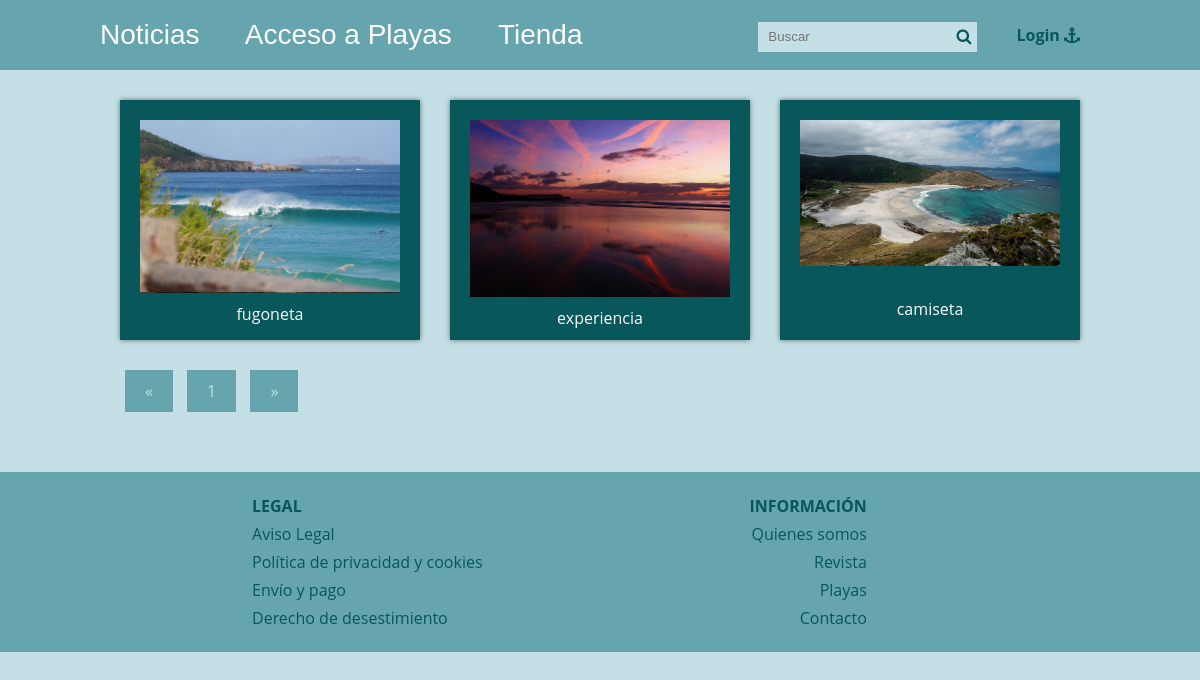
The page /blog/tienda.php on the database as committed earlier.
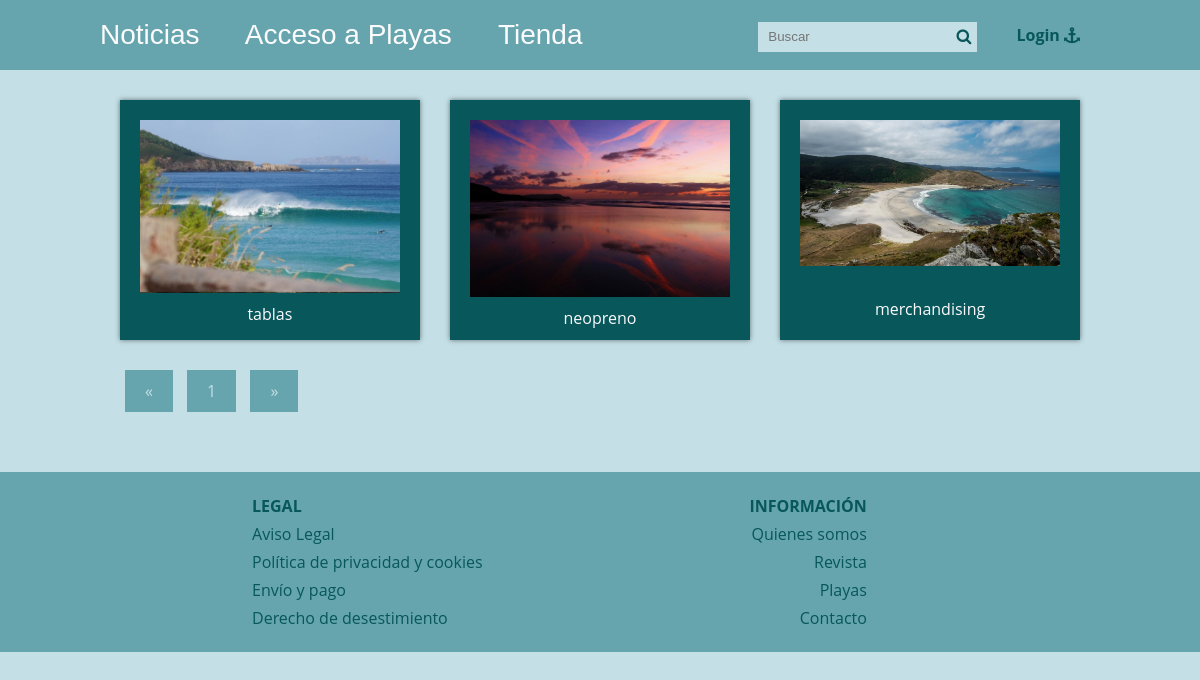
The same page on the database as committed later.
### tables this page shows
CREATE TABLE IF NOT EXISTS Categorias_Productos (
    CodCat INT PRIMARY KEY,
    nombre VARCHAR(100) NOT NULL, 
    imagen VARCHAR(255), 
    descripcion VARCHAR(255)
);

### blog/admin/config.php (called while the page is built, shortened)
<?php
$blog_config = array(
    'post_por_pagina' => '6',
    'carpeta_imagenes' => 'imagenes/',
);
?>

### blog/functions.php (called while the page is built, shortened)
<?php
function numero_paginas($post_por_pagina, $conexion){
        $total_post = $conexion->prepare('SELECT FOUND_ROWS() as total');
        $total_post->execute();
        $total_post = $total_post->fetch()['total'];
        $numero_paginas = ceil($total_post / $post_por_pagina);
        return $numero_paginas;
}
function pagina_actual(){
    return isset($_GET['p']) ? (int)$_GET['p'] : 1;
}
function obtener_post_categorias($post_por_pagina, $conexion){
    $inicio = (pagina_actual() > 1 ? pagina_actual() * $post_por_pagina - $post_por_pagina : 0);
    $sentencia = $conexion->prepare("SELECT SQL_CALC_FOUND_ROWS * FROM Categorias_Productos LIMIT $inicio, $post_por_pagina");
    $sentencia->execute();
    return $sentencia->fetchAll();
}
?>

### blog/views/tienda.view.php (the view)
<?php require 'header.php'; ?>
    <div class="container">
    <?php foreach($posts as $post): ?>
    <div class="square">
        <div class="image-container">
        <img src="<?php echo RUTA; ?>/imagenes/productos/<?php echo $post['imagen']; ?>" alt="">
        </div>
                <a href="Categorias_Productos.php?id=<?php echo $post['CodCat']; ?>">
                <div class="content"><?php echo $post['nombre']; ?></div>
    </a>
    </div>
<?php endforeach; ?>
        <?php   require 'paginacion.php'; ?>
    </div>
    <?php  require 'footer.php' ; ?>

### blog/tienda.php (shortened to what this page needs)
<!DOCTYPE html>
<html lang="en">
<head>
</head>
<body>
    <?php
    require 'admin/config.php';
    require 'functions.php';
    $conexion = conexion($bd_config);
    $posts = obtener_post_categorias($blog_config['post_por_pagina'], $conexion);
    require 'views/tienda.view.php';
    ?>
</body>
</html>

### blog/views/header.php (shortened to what this page needs)
<!DOCTYPE html>
<html lang="en">
<head>
    <link href='https://font.googleapis.com/css?family=Open+Sans' rel='stylesheet' type='text/css'>
    <link href='https://font.googleapis.com/css?family=Oswald' rel='stylesheet' type='text/css'>
    <link rel="stylesheet" href="https://maxcdn.bootstrapcdn.com/font-awesome/4.5.0/css/font-awesome.min.css">
    <link rel="stylesheet" href="<?php echo RUTA; ?>css/estilos.css">
    <link rel="stylesheet" href="<?php echo RUTA; ?>css/views.css">
</head>
<body>
    <header>
    <div class="contenedor">
    <div class="logo izquierda">
                <p><a href="<?php echo RUTA; ?>">Noticias</a></p>
</div>
            <div class="logo izquierda">
                <p><a href="http://localhost/php_udemy/blog/playas.php">&nbsp; &nbsp; &nbsp; Acceso a Playas</a></p>
            </div>
            <div class="logo izquierda">
                <p><a href="http://localhost/php_udemy/blog/tienda.php">&nbsp; &nbsp; &nbsp; Tienda</a></p>
            </div>
            <div class="derecha">
                <form name="busqueda" class="buscar" action="<?php echo RUTA; ?>/buscador_mejorado.php" method="get">
                    <input type="text" name="busqueda" placeholder="Buscar">
                    <button type="submit" class="icono fa fa-search"></button>
            </form>
            <nav class="menu">
                <ul>
                    <li><a href="http://localhost/php_udemy/blog/login.php">Login <i class="fa fa-anchor"></i></a></li>
                </ul>
            </nav>
            </div>
        </div>
    </header>

### blog/paginacion.php
<?php $numero_paginas = numero_paginas($blog_config['post_por_pagina'], $conexion); ?>
<section class="paginacion">
    <ul>
        <?php if (pagina_actual() === 1): ?>
              <li class="disabled">&laquo;</li>
        <?php else: ?>
            <li><a href="index.php?p=<?php echo pagina_actual() - 1 ?>">&laquo;</a></li>
            <?php endif; ?>
            <?php for($i = 1; $i <= $numero_paginas; $i++): ?>
                <?php if(pagina_actual() === $i): ?>
                    <li class="active">
                        <?php  echo $i; ?>
                    </li>
                <?php else: ?>
                <li><a href="index.php?p=<?php echo $i; ?>"><?php echo $i ?></a> </li>
                <?php  endif; ?>
            <?php endfor; ?>
                <?php if(pagina_actual() == $numero_paginas): ?>
                    <li class="disabled">&raquo;</li>
                <?php else: ?>
                <li><a href="index.php?p=<?php echo pagina_actual() + 1;?>">&raquo;</a></li>
                <?php endif; ?>
    </ul>
</section>

### blog/footer.php (shortened to what this page needs)
<head>
</head>
<body>
<div class="footer">
        <div class="footer-left">
            <p><strong>LEGAL</strong></p>
            <p><a href="#">Aviso Legal</a></p>
            <p><a href="#">Política de privacidad y cookies</a></p>
            <p><a href="#">Envío y pago</a></p>
            <p><a href="#">Derecho de desestimiento</a></p>
        </div>
        <div class="footer-right">
            <p><strong>INFORMACIÓN</strong></p>
            <p><a href="Index.php">Quienes somos</a></p>
            <p><a href="Index.php">Revista</a></p>
            <p><a href="#">Playas</a></p>
            <p><a href="#">Contacto</a></p>
        </div>
</div>

### blog/css/estilos.css (style rules this page uses)
:root { --color4: #003b46; --color2: #07575b; --color3: #66a5ad; --color1: #c4dfe6; --color5: #fbfbfd; }
* { margin: 0; padding: 0; -webkit-box-sizing: border-box; -moz-box-sizing: border-box; box-sizing: border-box; }
body { font-size: 16px; font-family: 'Open Sans', sans-serif; background: var(--color1); color: var(--color2); margin: 0; }
a { text-decoration: none; color: var(--color5); }
.contenedor { max-width: 1000px; width: 90%; margin: auto; }
.izquierda { float: left; }
.derecha { float: right; }
header { color: var(--color4); margin-bottom: 30px; background: var(--color3); }
header .contenedor { overflow: hidden; }
header .logo { max-width: 300px; }
header .logo a { color: var(--color5); font-family: "Oswald", Arial, Sans-serif; font-size: 28px; line-height: 70px; }
header .buscar { display: inline-block; position: relative; margin-right: 15px; }
header .buscar input[type="text"] { background: none; border:1px var(--color3);; color: var(--color2); height: 30px; padding: 0 10px; padding-right: 32px; background-color: var(--color1); }
header .buscar .icono { color: var(--color2); position: absolute; right: 0; background: none; border:none; cursor:pointer; padding: 6px; font-size: 16px; line-height: 16px; }
header .menu { display: inline-block; }
header .menu ul { list-style: none; }
header .menu ul li { display: inline-block; line-height: 70px; }
header .menu ul li a { color: var(--color2); display: block; padding: 0px 20px; font-weight: bold; }
.footer { position: relative; bottom: 0; width: 100%; height: 20%; background-color: var(--color4); color: var(--color2); padding: 20px; display: flex; justify-content: space-between; align-items: center; margin-top: 30px; }
.footer-left { display: flex; flex-direction: column; align-items: flex-start; margin-left: 20%; }
.footer-left p { margin: 3px 0; }
.footer-left a { text-decoration: none; color: inherit; cursor: pointer; }
.footer-right { display: flex; flex-direction: column; align-items: flex-end; margin-right: 27%; }
.footer-right p { margin: 3px 0; }
.footer-right a { text-decoration: none; color: inherit; cursor: pointer; }
.paginacion { margin-bottom: 30px !important; }
.paginacion ul { list-style: none; text-align: center; }
.paginacion ul li { display: inline-block; margin:0 5px; color: var(--color1); }
.paginacion ul .active { background: var(--color3); padding:10px 20px; }
.paginacion ul .disabled { background: var(--color3); padding:10px 20px; cursor: not-allowed; }

### blog/css/views.css (style rules this page uses)
:root { --color3: #66a5ad; --color2: #07575b; --color4: #66a5ad; --color1: #c4dfe6; --color5: #fbfbfd; }
.container { display: flex; flex-wrap: wrap; justify-content: space-between; width: 80%; margin: 0 auto; }
.square { width: calc(33.32% - 20px); background: var(--color2); box-shadow: 0px 0px 5px rgba(0,0,0, .5); margin-bottom: 30px; padding: 20px; color: var(--color3); box-sizing: border-box; height: calc(35vh - 40px); display: flex; flex-direction: column; justify-content: space-between; align-items: center; }
.image-container { width: 100%; flex: 0 0 30%; padding: 0px; box-sizing: border-box; display: flex; justify-content: center; align-items: center; margin-bottom: 10px; }
.image-container img { width: 100%; height: 10 0%; object-fit: cover; }

Rows that differ between the two databases and show on the page:
changed categorias_productos: nombre "fugoneta" → "tablas"
changed categorias_productos: nombre "experiencia" → "neopreno"
changed categorias_productos: nombre "camiseta" → "merchandising"
